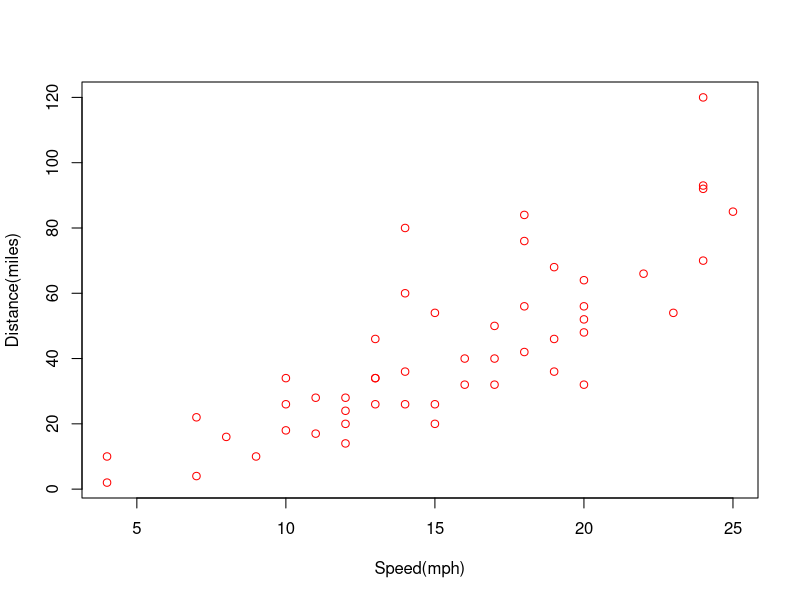

This figure's R source:
## ---- chunk 1
knitr::opts_chunk$set(echo = TRUE)
## ---- chunk 2
library (tidyverse)
library(knitr)
glimpse(cars)

## ---- chunk 3
kable(summary(cars))
## ---- chunk 4
plot(cars,
     col = "red",
     xlab = "Speed(mph)",
     ylab = "Distance(miles)")
